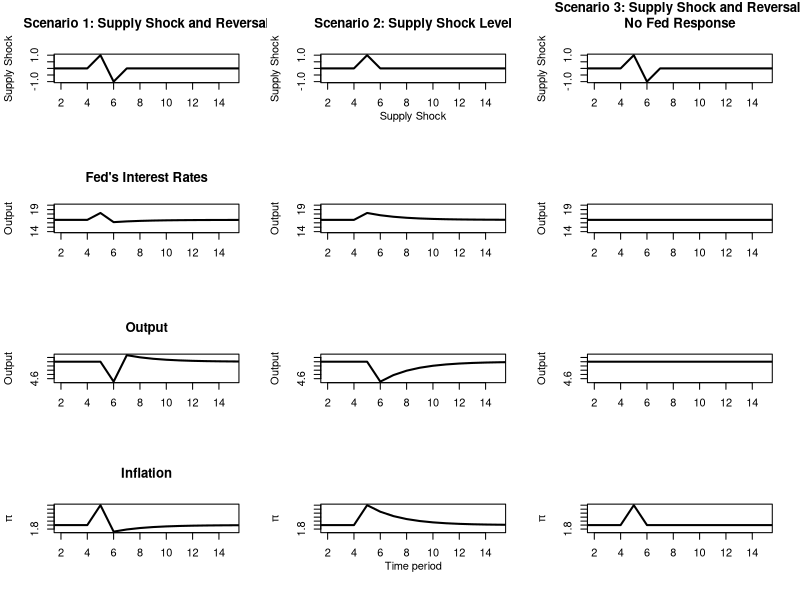

Write R code to recreate this figure.
library(tidyverse)

# Code from here:
# https://macrosimulation.org/a_new_keynesian_3_equation_model

#Clear the environment
rm(list=ls(all=TRUE))

# Set number of periods
Q=50

# Set number of scenarios
S=3

# Set period in which shock/shift will occur
s=5

# Create (S x Q)-matrices that will contain the simulated data
y=matrix(data=0,nrow=S,ncol=Q) # Income/output
p=matrix(data=0,nrow=S,ncol=Q) # Inflation rate
r=matrix(data=0,nrow=S,ncol=Q) # Real interest rate
rs=matrix(data=0,nrow=S,ncol=Q) # Stabilising interest rate

# Set constant parameter values
a1=0.3  # Sensitivity of inflation with respect to output gap 
a2=0.7  # Sensitivity of output with respect to interest rate
b=1     # Sensitivity of central bank to inflation gap
a3=(a1*(1/(b*a2) + a2))^(-1)

# Set parameter values for different scenarios
A=matrix(data=10,nrow=S,ncol=Q) # autonomous spending
pt=matrix(data=2,nrow=S,ncol=Q) # Inflation target
ye=matrix(data=5,nrow=S,ncol=Q) # Potential output
vt=matrix(data=0,nrow=S,ncol=Q) # Supply shocks

vt[1,s:s]=1  # scenario 1: Reversal Supply Shock
vt[1,(s+1):(s+1)]=-1  # scenario 1: Reversal Supply Shock
vt[2,s:s]=1  # scenario 1: Reversal Supply Shock
vt[3,s:s]=1  # scenario 1: Reversal Supply Shock
vt[3,(s+1):(s+1)]=-1  # scenario 1: Reversal Supply Shock


# Initialise endogenous variables at equilibrium values
y[,1]=ye[,1]
p[,1]=pt[,1]
rs[,1]=(A[,1] - ye[,1])/a1 
r[,1]=rs[,1]

# Simulate the model by looping over Q time periods for S different scenarios
for (i in 1:S){
  
  for (t in 2:Q){
    
    #(1) IS curve
    y[i,t] = A[i,t] - a1*r[i,t-1]
    
    #(2) Phillips Curve
    p[i,t] = p[i,t-1] +a2*(y[i,t]-ye[i,t]) + vt[i,t]
    
    #(3) Stabilising interest rate
    rs[i,t] = (A[i,t] - ye[i,t])/a1
    
    #(4) Monetary policy rule, solved for r
    if(i == 3)
      {a3 = 0}
    
    r[i,t] = rs[i,t] + a3*(p[i,t]-pt[i,t])
    
  } # close time loop
}   # close scenarios loop


### Plot results

### Plots
# Set maximum period for plots
Tmax=15

par(mfrow = c(4, 3))
# Output under different scenarios
plot(vt[1, 1:(Tmax+1)],type="l", col=1, lwd=2, lty=1, xlab="", xlim=range(2:(Tmax)), ylab="Supply Shock", ylim=range(-1:1))
title(main="Scenario 1: Supply Shock and Reversal", cex=0.8 ,line=2)
#lines(y[2, 1:(Tmax+1)],lty=2, lwd=2)
#lines(y[3, 1:(Tmax+1)],lty=3, lwd=2)
#legend("bottomright", legend=c("1: aggregate demand boost", "2: rise inflation target", "3: rise potential output"), lty=1:3, cex=0.8, bty = "n", y.intersp=0.8)
plot(vt[2, 1:(Tmax+1)],type="l", col=1, lwd=2, lty=1, xlab="", xlim=range(2:(Tmax)), ylab="Supply Shock", ylim=range(-1:1))
title(main="Scenario 2: Supply Shock Level", sub="Supply Shock", cex=0.8 ,line=2)
plot(vt[3, 1:(Tmax+1)],type="l", col=1, lwd=2, lty=1, xlab="", xlim=range(2:(Tmax)), ylab="Supply Shock", ylim=range(-1:1))
title(main="Scenario 3: Supply Shock and Reversal,\nNo Fed Response", cex=0.8 ,line=2)

plot(r[1, 1:(Tmax+1)],type="l", col=1, lwd=2, lty=1, xlab="", xlim=range(2:(Tmax)), ylab="Output", ylim=c(14,20)) 
title(main="Fed's Interest Rates")
plot(r[2, 1:(Tmax+1)],type="l", col=1, lwd=2, lty=1, xlab="", xlim=range(2:(Tmax)), ylab="Output", ylim=c(14,20)) 
plot(r[3, 1:(Tmax+1)],type="l", col=1, lwd=2, lty=1, xlab="", xlim=range(2:(Tmax)), ylab="Output", ylim=c(14,20)) 

plot(y[1, 1:(Tmax+1)],type="l", col=1, lwd=2, lty=1, xlab="", xlim=range(2:(Tmax)), ylab="Output", ylim=range(y[1, 1:Tmax],y[3, 1:(Tmax)])) 
title(main="Output")
#lines(y[2, 1:(Tmax+1)],lty=2, lwd=2)
#lines(y[3, 1:(Tmax+1)],lty=3, lwd=2)
#legend("bottomright", legend=c("1: aggregate demand boost", "2: rise inflation target", "3: rise potential output"), lty=1:3, cex=0.8, bty = "n", y.intersp=0.8)
plot(y[2, 1:(Tmax+1)],type="l", col=1, lwd=2, lty=1, xlab="", xlim=range(2:(Tmax)), ylab="Output", ylim=range(y[1, 1:Tmax],y[3, 1:(Tmax)])) 
plot(y[3, 1:(Tmax+1)],type="l", col=1, lwd=2, lty=1, xlab="", xlim=range(2:(Tmax)), ylab="Output", ylim=range(y[1, 1:Tmax],y[3, 1:(Tmax)])) 

# Inflation under different scenarios
plot(p[1, 1:(Tmax+1)],type="l", col=1, lwd=2, lty=1, xlab="", xlim=range(2:(Tmax)), ylab=expression(pi), ylim=range(p[1, 2:Tmax],p[3, 2:(Tmax)])) 
title(main="Inflation", cex=0.8 ,line=2)
plot(p[2, 1:(Tmax+1)],type="l", col=1, lwd=2, lty=1, xlab="", xlim=range(2:(Tmax)), ylab=expression(pi), ylim=range(p[1, 2:Tmax],p[3, 2:(Tmax)])) 
title(sub="Time period", cex=0.8 ,line=2)
plot(p[3, 1:(Tmax+1)],type="l", col=1, lwd=2, lty=1, xlab="", xlim=range(2:(Tmax)), ylab=expression(pi), ylim=range(p[1, 2:Tmax],p[3, 2:(Tmax)])) 

#lines(p[2, 1:(Tmax+1)],lty=2, lwd=2)
#lines(p[3, 1:(Tmax+1)],lty=3, lwd=2)
#legend("bottomright", legend=c("1: aggregate demand boost", "2: rise inflation target", "3: rise potential output"), lty=1:3, cex=0.8, bty = "n", y.intersp=0.8)